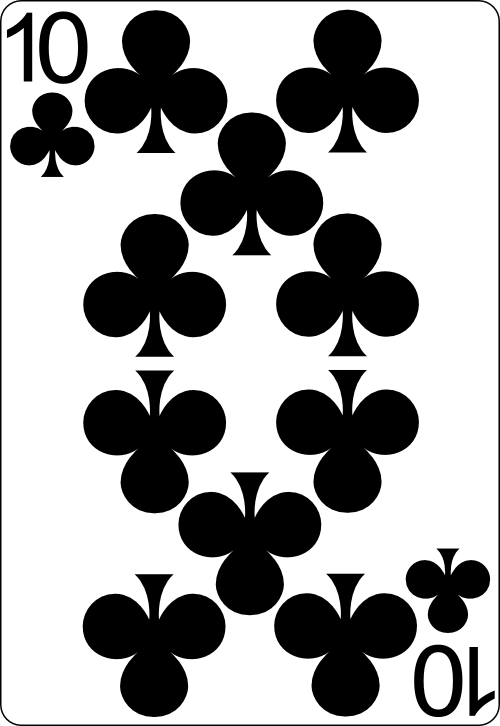
#> input picture frontend/cards/10_of_clubs.png, 500 x 726 px, given in place of 2_of_hearts.png, which was not available
$ python sprite.py
#> lines starting #> are read from the running program, lines starting #| are printed output that depends on the picture
from pathlib import Path
from PIL import Image # pip install pillow


suits = ["hearts", "diamonds", "spades", "clubs"]
values = [
  "2", "3", "4", "5", "6", "7", "8", "9", "10",
  "jack", "queen", "king", "ace"
]

images = [Path(f'./frontend/cards/{val}_of_{suit}.png') for suit in suits for val in values]
w, h = (110, 160)
sprite = Image.new('RGBA', (w*14, h*(4+1)))
#> sprite: PIL image 1540x800 RGBA; every value is 0
for i, image in enumerate(images):
    with Image.open(image) as img:
#> img is the input picture: PIL image 500x726 RGBA; mean R, G, B, A 161.8, 161.8, 161.8, 254.7
        suit, value = i // 13, i % 13
        sprite.paste(img.resize((w, h)), (value*w, suit*h))
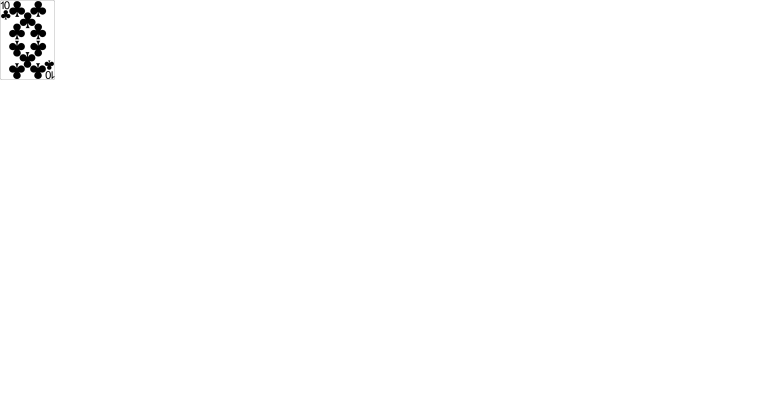
#> sprite: PIL image 1540x800 RGBA (shown at 1/2 size); mean R, G, B, A 2.3, 2.3, 2.3, 3.6; transparent parts drawn white
#> pass 2 of the loop `for i, image in enumerate(images):`:
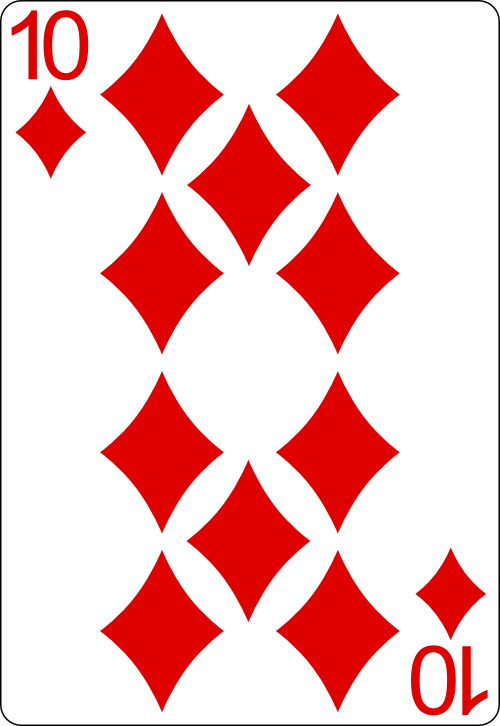
#> input picture frontend/cards/10_of_diamonds.png, 500 x 726 px, given in place of 3_of_hearts.png, which was not available
#> img is the input picture: PIL image 500x726 RGBA; mean R, G, B, A 244.4, 188.4, 188.4, 254.7
#> `sprite.paste(img.resize((w, h)), (value*w, suit*h))`:
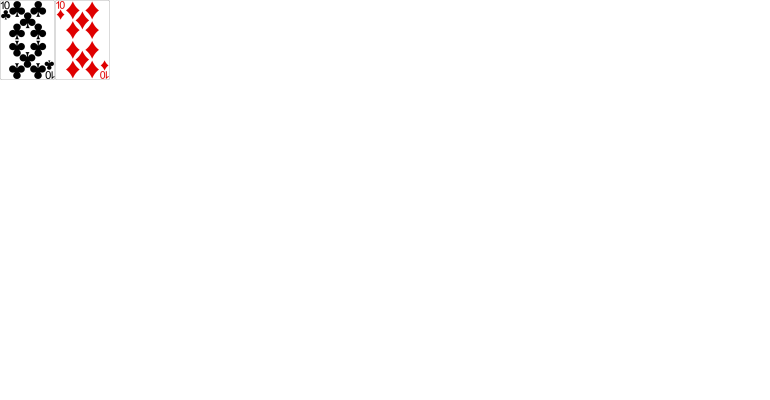
#> sprite: PIL image 1540x800 RGBA (shown at 1/2 size); mean R, G, B, A 5.8, 5, 5, 7.3; transparent parts drawn white
#> (the run stopped early here; a loop or call above may not have finished)
